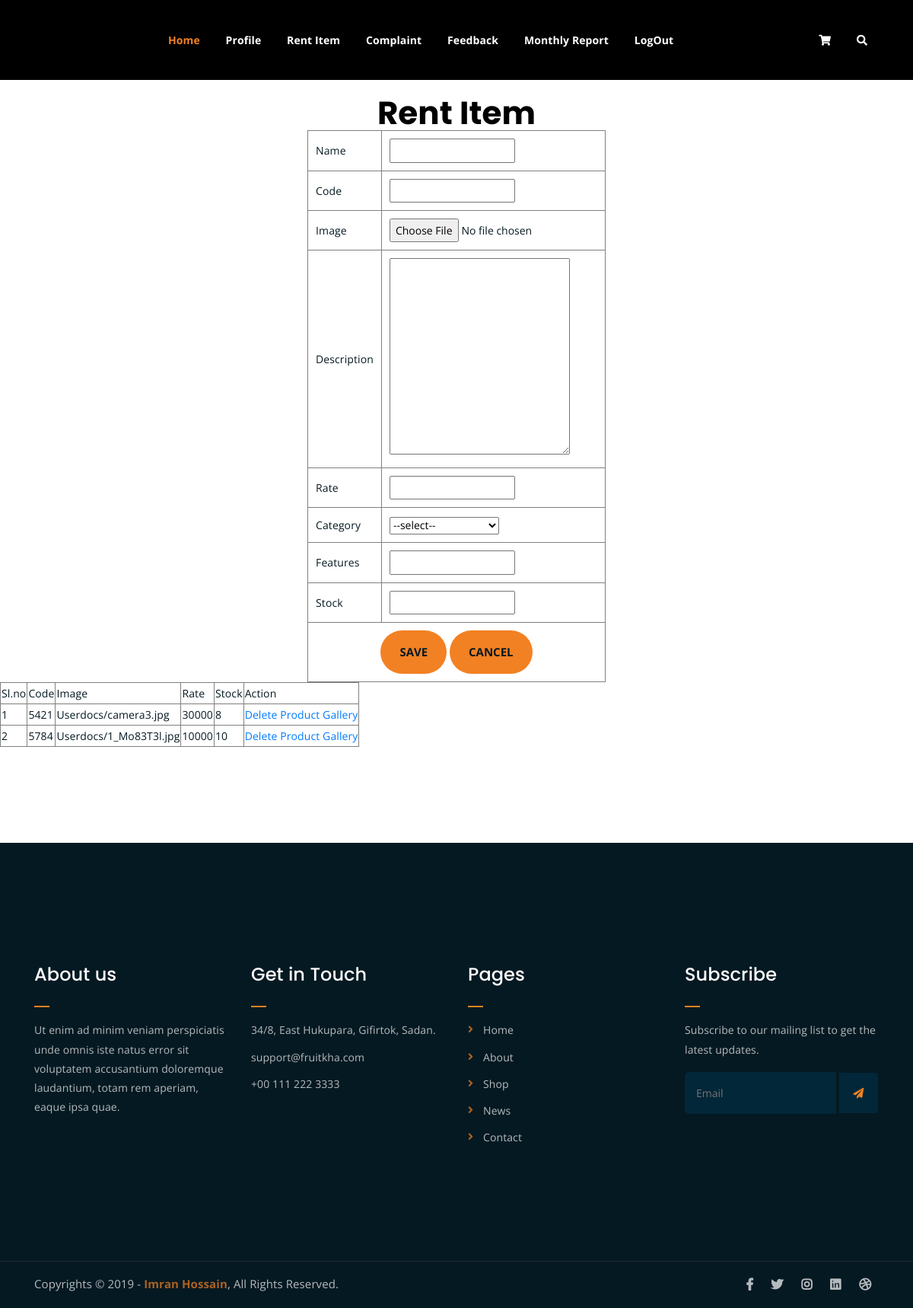
The page /Seller/rentitem/ (signed in) on the database its author committed.
### Seller/models.py (models this page shows)
class tbl_rentitem(models.Model):
    name=models.CharField(max_length=50)
    code=models.CharField(max_length=50)
    image=models.FileField(upload_to='Userdocs/')
    description=models.TextField()
    rate=models.TextField()
    features=models.CharField(max_length=50)
    stock=models.IntegerField()
    category=models.ForeignKey(tbl_rentcategory,on_delete=models.CASCADE)
    seller=models.ForeignKey(tbl_newseller,on_delete=models.SET_NULL,null=True)
    offerstatus=models.CharField(max_length=50,default=0,null=True)

### Seller/views.py (the view)
# urls.py: path('rentitem/',views.rentitem,name="RentItem"),
def rentitem(request):
    sdata=tbl_newseller.objects.get(id=request.session['sid'])
    rdata=tbl_rentitem.objects.filter(seller=sdata)
    categoryid=tbl_rentcategory.objects.all()
    if request.method=="POST" and request.FILES:
        categorydata=tbl_rentcategory.objects.get(id=request.POST.get('select_category'))
        tbl_rentitem.objects.create(
        name = request.POST.get("txt_name"),
        code = request.POST.get("txt_code"),
        image = request.FILES.get("txt_img"),
        description = request.POST.get("txt_dis"),
        rate = request.POST.get("txt_rate"),
        category = categorydata,
        features = request.POST.get("txt_features"),
        stock = request.POST.get("txt_stock"),
        seller=sdata)
        return render(request,"Seller/RentItem.html",{'rdata':rdata,'categoryid':categoryid})
    else:
        return render(request,"Seller/RentItem.html",{'rdata':rdata,'categoryid':categoryid})

### Seller/Templates/Seller/RentItem.html (shortened to what this page needs)
{% extends 'Seller/header.html'%}
{% load static %}
{% block content %}
<!DOCTYPE html>
<html lang="en">
<head>
</head>
<body>
    <center><h2 style="color: black">Rent Item</h2></center>
    <form action="" method="post" enctype="multipart/form-data">
        <table  align="center" border="1" cellpadding="10">
            <tr>
                <td>Name</td>
                <td><input type="text" name="txt_name" id=""></td>
            </tr>
            <tr>
                <td>Code</td>
                <td><input type="text" name="txt_code" id=""></td>
            </tr>
            <tr>
                <td>Image</td>
                <td><input type="file" name="txt_img" id=""></td>
            </tr>
            <tr>
                <td>Description</td>
                <td><textarea name="txt_dis" id="" cols="30" rows="10"></textarea></td>
            </tr>
            <tr>
                <td>Rate</td>
                <td><input type="text" name="txt_rate" id=""></td>
            </tr>
            <tr>
                <td>Category</td>
                <td><select name="select_category" id="sel_category">
                    <option>--select--</option>
                </select></td>
            </tr>
            <tr>
                <td>Features</td>
                <td><input type="text" name="txt_features" id=""></td>
            </tr>
            <tr>
                <td>Stock</td>
                <td><input type="text" name="txt_stock" id=""></td>
            </tr>
            <tr>
                <td colspan="2" align="center"><input type="submit" name="btn_save" value="Save" id="" >
                    <input type="submit" name="btn_reset" value="Cancel" id=""></td>
            </tr>
        </table>
    </form>
    <table border="1">
        <tr>
            <td>Sl.no</td>
            <td>Code</td>
            <td>Image</td>
            <td>Rate</td>
            <td>Stock</td>
            <td>Action</td>
        </tr>
        <tr>
            {% for i in rdata  %}
<td>{{forloop.counter}}</td>
<td>{{i.code}}</td>
<td>{{i.image}}</td>
<td>{{i.rate}}</td>
<td>{{i.stock}}</td>
<td><a href="{% url 'Seller:del_rentitem' i.id %}">Delete</a>
    <a href="{% url 'Seller:ProductGallery' i.id %}">Product Gallery</a></td>
            </tr>
            {% endfor %}
    </table>
</body>
</html>
{% endblock content %}

### Guest/static/Main/assets/css/main.css (style rules this page uses)
html { font-size: 14px; font-weight: 400; line-height: 28px; height: 100%; }
body { font-family: "Open Sans", sans-serif; font-weight: 400; font-size: 1rem; letter-spacing: 0.1px; line-height: 1.8; color: #051922; overflow-x: hidden; }
a { cursor: pointer; text-decoration: none; -webkit-transition: all 0.2s ease-in-out; -o-transition: all 0.2s ease-in-out; transition: all 0.2s ease-in-out; }
h1, .h1, h2, .h2, h3, .h3, h4, .h4, h5, .h5, h6, .h6 { font-family: "Poppins", sans-serif; font-weight: 700; margin: 0 0 1.25rem 0; color: white; }
h1:last-child, .h1:last-child, h2:last-child, .h2:last-child, h3:last-child, .h3:last-child, h4:last-child, .h4:last-child, h5:last-child, .h5:last-child, h6:last-child, .h6:last-child { margin: 0; }
h2, .h2 { font-size: 3rem; font-weight: 700; line-height: 3.25rem; }
input[type="submit"] { -webkit-transition: 0.3s; -o-transition: 0.3s; transition: 0.3s; border-radius: 50px !important; }
html, body { height: 100%; }
input[type="submit"] { background-color: #F28123; color: #051922; font-weight: 700; text-transform: uppercase; font-size: 15px; border: none !important; cursor: pointer; padding: 15px 25px; border-radius: 3px; }

### rows shown on the page
tbl_rentitem: code "5421", image "Userdocs/camera3.jpg", rate "30000", stock "8"
tbl_rentitem: code "5784", image "Userdocs/1_Mo83T3l.jpg", rate "10000", stock "10"
